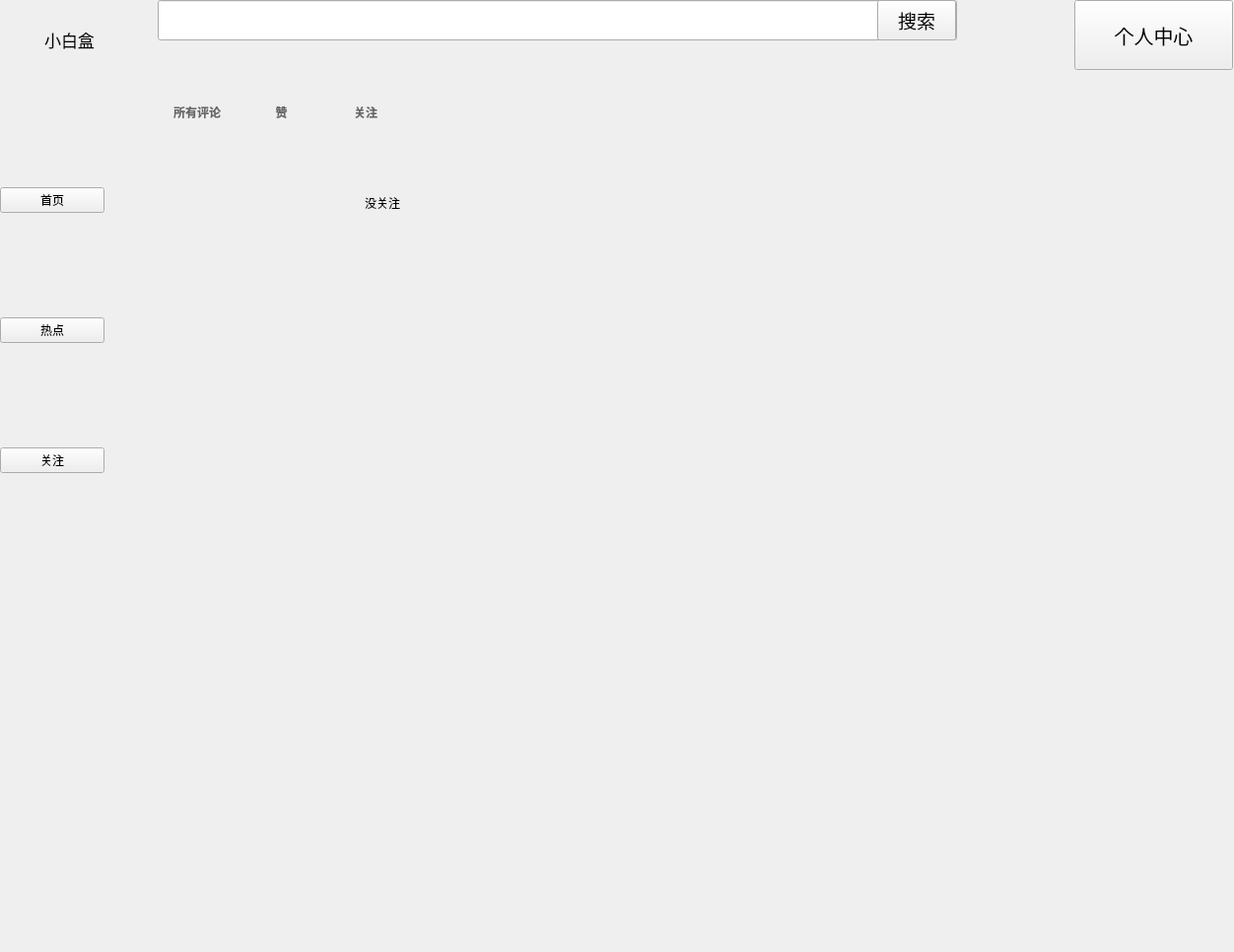
<?xml version="1.0" encoding="UTF-8"?>
<ui version="4.0">
 <class>message_recieve</class>
 <widget class="QWidget" name="message_recieve">
  <property name="geometry">
   <rect>
    <x>0</x>
    <y>0</y>
    <width>1252</width>
    <height>966</height>
   </rect>
  </property>
  <property name="windowTitle">
   <string>Form</string>
  </property>
  <widget class="QWidget" name="widget" native="true">
   <property name="geometry">
    <rect>
     <x>0</x>
     <y>0</y>
     <width>1251</width>
     <height>91</height>
    </rect>
   </property>
   <widget class="QLineEdit" name="lineEdit">
    <property name="geometry">
     <rect>
      <x>160</x>
      <y>0</y>
      <width>811</width>
      <height>41</height>
     </rect>
    </property>
   </widget>
   <widget class="QPushButton" name="pushButton">
    <property name="geometry">
     <rect>
      <x>890</x>
      <y>0</y>
      <width>80</width>
      <height>41</height>
     </rect>
    </property>
    <property name="font">
     <font>
      <pointsize>14</pointsize>
     </font>
    </property>
    <property name="text">
     <string>搜索</string>
    </property>
    <property name="icon">
     <iconset resource="resourse.qrc">
      <normaloff>:/search</normaloff>:/search</iconset>
    </property>
    <property name="iconSize">
     <size>
      <width>20</width>
      <height>20</height>
     </size>
    </property>
   </widget>
   <widget class="QPushButton" name="pushButton_2">
    <property name="geometry">
     <rect>
      <x>1090</x>
      <y>0</y>
      <width>161</width>
      <height>71</height>
     </rect>
    </property>
    <property name="font">
     <font>
      <pointsize>15</pointsize>
     </font>
    </property>
    <property name="text">
     <string>个人中心</string>
    </property>
    <property name="icon">
     <iconset resource="resourse.qrc">
      <normaloff>:/person</normaloff>:/person</iconset>
    </property>
    <property name="iconSize">
     <size>
      <width>25</width>
      <height>25</height>
     </size>
    </property>
   </widget>
   <widget class="QPushButton" name="pushButton_10">
    <property name="geometry">
     <rect>
      <x>10</x>
      <y>10</y>
      <width>121</width>
      <height>61</height>
     </rect>
    </property>
    <property name="font">
     <font>
      <pointsize>13</pointsize>
     </font>
    </property>
    <property name="styleSheet">
     <string notr="true">border:none;</string>
    </property>
    <property name="text">
     <string>小白盒</string>
    </property>
    <property name="icon">
     <iconset resource="resourse.qrc">
      <normaloff>:/gamer</normaloff>:/gamer</iconset>
    </property>
    <property name="iconSize">
     <size>
      <width>30</width>
      <height>30</height>
     </size>
    </property>
   </widget>
  </widget>
  <widget class="QWidget" name="widget_2" native="true">
   <property name="geometry">
    <rect>
     <x>0</x>
     <y>90</y>
     <width>106</width>
     <height>491</height>
    </rect>
   </property>
   <layout class="QVBoxLayout" name="verticalLayout">
    <item>
     <widget class="QPushButton" name="pushButton_7">
      <property name="text">
       <string>首页</string>
      </property>
      <property name="icon">
       <iconset resource="resourse.qrc">
        <normaloff>:/First</normaloff>:/First</iconset>
      </property>
     </widget>
    </item>
    <item>
     <widget class="QPushButton" name="pushButton_8">
      <property name="text">
       <string>热点</string>
      </property>
      <property name="icon">
       <iconset resource="resourse.qrc">
        <normaloff>:/hot</normaloff>:/hot</iconset>
      </property>
     </widget>
    </item>
    <item>
     <widget class="QPushButton" name="pushButton_9">
      <property name="text">
       <string>关注</string>
      </property>
      <property name="icon">
       <iconset resource="resourse.qrc">
        <normaloff>:/focus</normaloff>:/focus</iconset>
      </property>
     </widget>
    </item>
   </layout>
  </widget>
  <widget class="QStackedWidget" name="stackedWidget">
   <property name="geometry">
    <rect>
     <x>160</x>
     <y>140</y>
     <width>511</width>
     <height>401</height>
    </rect>
   </property>
   <property name="currentIndex">
    <number>2</number>
   </property>
   <widget class="QWidget" name="page">
    <widget class="QLabel" name="label">
     <property name="geometry">
      <rect>
       <x>190</x>
       <y>50</y>
       <width>91</width>
       <height>51</height>
      </rect>
     </property>
     <property name="text">
      <string>暂无评论</string>
     </property>
    </widget>
   </widget>
   <widget class="QWidget" name="page_2">
    <widget class="QLabel" name="label_2">
     <property name="geometry">
      <rect>
       <x>210</x>
       <y>50</y>
       <width>61</width>
       <height>41</height>
      </rect>
     </property>
     <property name="text">
      <string>没赞</string>
     </property>
    </widget>
   </widget>
   <widget class="QWidget" name="page_3">
    <widget class="QLabel" name="label_3">
     <property name="geometry">
      <rect>
       <x>210</x>
       <y>40</y>
       <width>71</width>
       <height>51</height>
      </rect>
     </property>
     <property name="text">
      <string>没关注</string>
     </property>
    </widget>
   </widget>
  </widget>
  <widget class="QWidget" name="horizontalLayoutWidget">
   <property name="geometry">
    <rect>
     <x>160</x>
     <y>100</y>
     <width>251</width>
     <height>31</height>
    </rect>
   </property>
   <layout class="QHBoxLayout" name="horizontalLayout">
    <item>
     <widget class="QPushButton" name="all_comment">
      <property name="styleSheet">
       <string notr="true">QPushButton {
    /* 静态无边框 */
    border: none;
    background-color: transparent;
    
    /* 文字样式 */
    color: #666666;
    font-weight: 500;
    font-family: &quot;Microsoft YaHei&quot;, sans-serif;
    
    /* 鼠标光标 */
    cursor: pointer;
    
    /* 底部透明边框（为下划线预留位置） */
    border-bottom: 3px solid transparent;
}
QPushButton[selected1=&quot;true&quot;] {
    color: rgb(0,0,0);  
    font-weight: 600;
    border-bottom: 3px solid rgb(0,0,0);  
}</string>
      </property>
      <property name="text">
       <string>所有评论</string>
      </property>
     </widget>
    </item>
    <item>
     <widget class="QPushButton" name="prize">
      <property name="styleSheet">
       <string notr="true">QPushButton {
    /* 静态无边框 */
    border: none;
    background-color: transparent;
    
    /* 文字样式 */
    color: #666666;
    font-weight: 500;
    font-family: &quot;Microsoft YaHei&quot;, sans-serif;
    
    /* 鼠标光标 */
    cursor: pointer;
    
    /* 底部透明边框（为下划线预留位置） */
    border-bottom: 3px solid transparent;
}
QPushButton[selected2=&quot;true&quot;] {
    color: rgb(0,0,0);  
    font-weight: 600;
    border-bottom: 3px solid rgb(0,0,0);  
}</string>
      </property>
      <property name="text">
       <string>赞</string>
      </property>
     </widget>
    </item>
    <item>
     <widget class="QPushButton" name="focus">
      <property name="styleSheet">
       <string notr="true">QPushButton {
    /* 静态无边框 */
    border: none;
    background-color: transparent;
    
    /* 文字样式 */
    color: #666666;
    font-weight: 500;
    font-family: &quot;Microsoft YaHei&quot;, sans-serif;
    
    /* 鼠标光标 */
    cursor: pointer;
    
    /* 底部透明边框（为下划线预留位置） */
    border-bottom: 3px solid transparent;
}
QPushButton[selected3=&quot;true&quot;] {
    color: rgb(0,0,0);  
    font-weight: 600;
    border-bottom: 3px solid rgb(0,0,0);  
}</string>
      </property>
      <property name="text">
       <string>关注</string>
      </property>
     </widget>
    </item>
   </layout>
  </widget>
 </widget>
 <resources>
  <include location="resourse.qrc"/>
 </resources>
 <connections/>
</ui>
